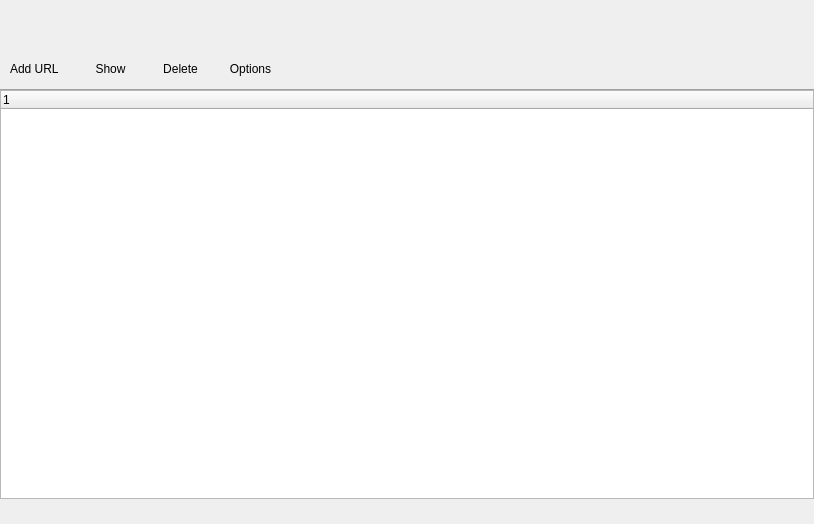
<?xml version="1.0" encoding="UTF-8"?>
<ui version="4.0">
 <class>MainWindow</class>
 <widget class="QMainWindow" name="MainWindow">
  <property name="geometry">
   <rect>
    <x>0</x>
    <y>0</y>
    <width>814</width>
    <height>524</height>
   </rect>
  </property>
  <property name="minimumSize">
   <size>
    <width>814</width>
    <height>524</height>
   </size>
  </property>
  <property name="maximumSize">
   <size>
    <width>814</width>
    <height>524</height>
   </size>
  </property>
  <property name="windowTitle">
   <string>UDM - Ubuntu Download Manager</string>
  </property>
  <property name="windowIcon">
   <iconset resource="resources.qrc">
    <normaloff>:/icon/icon/logo.png</normaloff>:/icon/icon/logo.png</iconset>
  </property>
  <property name="autoFillBackground">
   <bool>false</bool>
  </property>
  <property name="tabShape">
   <enum>QTabWidget::Triangular</enum>
  </property>
  <widget class="QWidget" name="centralWidget">
   <property name="minimumSize">
    <size>
     <width>814</width>
     <height>0</height>
    </size>
   </property>
   <widget class="QPushButton" name="btn_add_url">
    <property name="geometry">
     <rect>
      <x>10</x>
      <y>10</y>
      <width>61</width>
      <height>51</height>
     </rect>
    </property>
    <property name="icon">
     <iconset resource="resources.qrc">
      <normaloff>:/icon/icon/add.png</normaloff>:/icon/icon/add.png</iconset>
    </property>
    <property name="iconSize">
     <size>
      <width>50</width>
      <height>50</height>
     </size>
    </property>
    <property name="autoDefault">
     <bool>false</bool>
    </property>
    <property name="default">
     <bool>false</bool>
    </property>
    <property name="flat">
     <bool>true</bool>
    </property>
   </widget>
   <widget class="QLabel" name="label">
    <property name="geometry">
     <rect>
      <x>10</x>
      <y>60</y>
      <width>61</width>
      <height>17</height>
     </rect>
    </property>
    <property name="text">
     <string>Add URL</string>
    </property>
   </widget>
   <widget class="QLabel" name="label_4">
    <property name="geometry">
     <rect>
      <x>220</x>
      <y>60</y>
      <width>61</width>
      <height>17</height>
     </rect>
    </property>
    <property name="text">
     <string>Options</string>
    </property>
    <property name="alignment">
     <set>Qt::AlignCenter</set>
    </property>
   </widget>
   <widget class="QLabel" name="label_delete">
    <property name="enabled">
     <bool>true</bool>
    </property>
    <property name="geometry">
     <rect>
      <x>150</x>
      <y>60</y>
      <width>61</width>
      <height>17</height>
     </rect>
    </property>
    <property name="text">
     <string>Delete</string>
    </property>
    <property name="alignment">
     <set>Qt::AlignCenter</set>
    </property>
   </widget>
   <widget class="QPushButton" name="btn_options">
    <property name="geometry">
     <rect>
      <x>220</x>
      <y>10</y>
      <width>61</width>
      <height>51</height>
     </rect>
    </property>
    <property name="icon">
     <iconset resource="resources.qrc">
      <normaloff>:/icon/icon/options.png</normaloff>:/icon/icon/options.png</iconset>
    </property>
    <property name="iconSize">
     <size>
      <width>50</width>
      <height>50</height>
     </size>
    </property>
    <property name="autoDefault">
     <bool>false</bool>
    </property>
    <property name="default">
     <bool>false</bool>
    </property>
    <property name="flat">
     <bool>true</bool>
    </property>
   </widget>
   <widget class="QPushButton" name="btn_delete">
    <property name="enabled">
     <bool>true</bool>
    </property>
    <property name="geometry">
     <rect>
      <x>150</x>
      <y>10</y>
      <width>61</width>
      <height>51</height>
     </rect>
    </property>
    <property name="icon">
     <iconset resource="resources.qrc">
      <normaloff>:/icon/icon/Remove.png</normaloff>:/icon/icon/Remove.png</iconset>
    </property>
    <property name="iconSize">
     <size>
      <width>50</width>
      <height>50</height>
     </size>
    </property>
    <property name="autoDefault">
     <bool>false</bool>
    </property>
    <property name="default">
     <bool>false</bool>
    </property>
    <property name="flat">
     <bool>true</bool>
    </property>
   </widget>
   <widget class="Line" name="line">
    <property name="geometry">
     <rect>
      <x>-3</x>
      <y>80</y>
      <width>851</width>
      <height>20</height>
     </rect>
    </property>
    <property name="orientation">
     <enum>Qt::Horizontal</enum>
    </property>
   </widget>
   <widget class="QTreeWidget" name="treeWidget">
    <property name="geometry">
     <rect>
      <x>0</x>
      <y>90</y>
      <width>814</width>
      <height>409</height>
     </rect>
    </property>
    <property name="rootIsDecorated">
     <bool>false</bool>
    </property>
    <column>
     <property name="text">
      <string notr="true">1</string>
     </property>
    </column>
   </widget>
   <widget class="QPushButton" name="btn_show">
    <property name="enabled">
     <bool>true</bool>
    </property>
    <property name="geometry">
     <rect>
      <x>80</x>
      <y>10</y>
      <width>61</width>
      <height>51</height>
     </rect>
    </property>
    <property name="icon">
     <iconset resource="resources.qrc">
      <normaloff>:/icon/icon/logo.png</normaloff>:/icon/icon/logo.png</iconset>
    </property>
    <property name="iconSize">
     <size>
      <width>50</width>
      <height>50</height>
     </size>
    </property>
    <property name="autoDefault">
     <bool>false</bool>
    </property>
    <property name="default">
     <bool>false</bool>
    </property>
    <property name="flat">
     <bool>true</bool>
    </property>
   </widget>
   <widget class="QLabel" name="label_show">
    <property name="enabled">
     <bool>true</bool>
    </property>
    <property name="geometry">
     <rect>
      <x>80</x>
      <y>60</y>
      <width>61</width>
      <height>17</height>
     </rect>
    </property>
    <property name="text">
     <string>Show</string>
    </property>
    <property name="alignment">
     <set>Qt::AlignCenter</set>
    </property>
   </widget>
  </widget>
  <widget class="QMenuBar" name="menuBar">
   <property name="geometry">
    <rect>
     <x>0</x>
     <y>0</y>
     <width>814</width>
     <height>25</height>
    </rect>
   </property>
  </widget>
 </widget>
 <layoutdefault spacing="6" margin="11"/>
 <tabstops>
  <tabstop>btn_add_url</tabstop>
  <tabstop>btn_delete</tabstop>
  <tabstop>btn_options</tabstop>
 </tabstops>
 <resources>
  <include location="resources.qrc"/>
 </resources>
 <connections/>
</ui>
